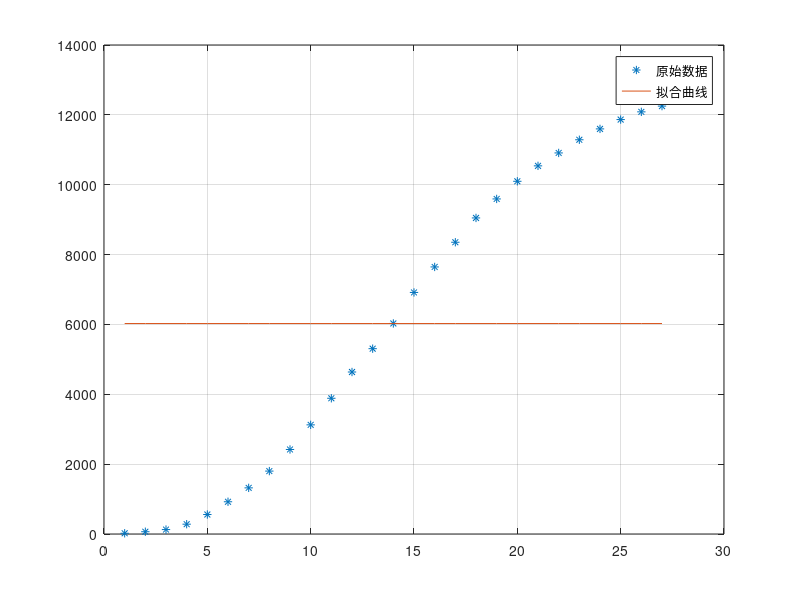

Reproduce this figure in MATLAB.
clc;
clear;
format long
a=[1 0.1 1];%r k a
t=1:27;
f_3=@(a,t)(a(1)*exp(exp(a(2)*t+a(3))));
x=[21,65,127,281,558,923,1321,1801,2420,3125,3886,4638,5306,6028,6916,7646,8353,9049,9593,10098,10540,10910,11287,11598,11865,12086,12251];
[A,re]=lsqcurvefit(f_3,a,t,x)
d=27;
while abs(f_3(A,d)-f_3(A,d+1))>1
    d=d+1;
end
d
f_3(A,d)
%绘图机制
plot(t,x,'*')
hold on;
i=1:d;
plot(i,f_3(A,i));
grid on
legend('原始数据','拟合曲线')
